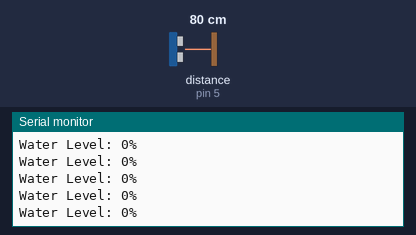
A sketch run on a simulated Arduino Uno, built with avr-gcc and run on an emulated ATmega328P. Shown: the last lines printed to the serial monitor. Wiring (inferred from the names in the program): ultrasonic range finder: trigger pin 4; echo pin 5. The test bench sets the inputs (shaded band); at power-on: distance to the obstacle (sensor on pin 5) 80 cm. The echo pulse lasts 58.3 µs per cm; no radio packets arrive unless stated.

Above: at 1.2 s.
1.3 s: distance to the obstacle (sensor on pin 5) set to 2 cm
At 1.52 s:
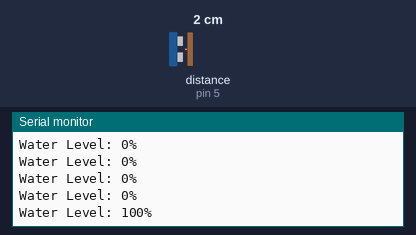
4.3 s: distance to the obstacle (sensor on pin 5) set to 4 cm
At 4.43 s:
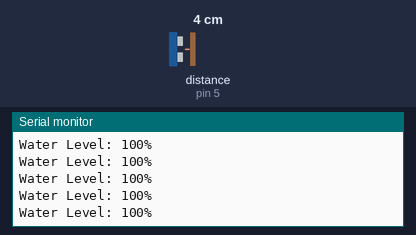
5.8 s: distance to the obstacle (sensor on pin 5) set to 299 cm
At 5.89 s:
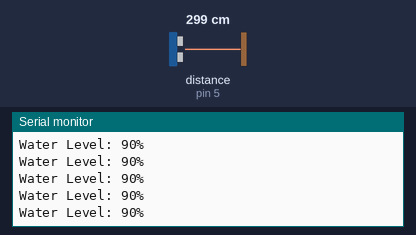
8.8 s: distance to the obstacle (sensor on pin 5) set to 97 cm
At 8.93 s:
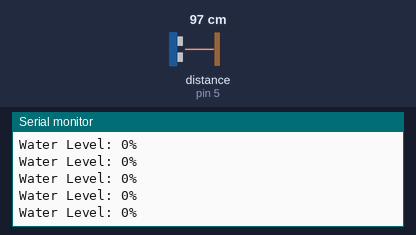
Timing chart, 0 to 11.8 s (numbered marks = the images above; inputs shaded):
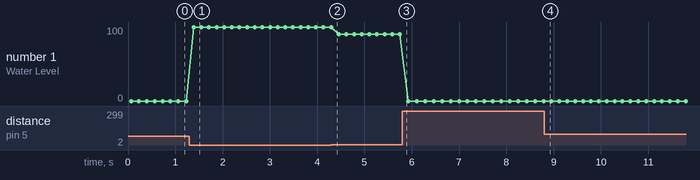

The sketch:

transmitter.ino
```cpp
#include <RH_ASK.h>
#include <SPI.h>

#define TRIG_PIN 4
#define ECHO_PIN 5
#define TANK_HEIGHT 10
#define SENSOR_OFFSET 2

RH_ASK driver(2000, 2, 2, 0);

void setup()
{
    Serial.begin(9600);
    if (!driver.init())
    {
        Serial.println("RF initialization failed!");
        while (1)
            ;
    }
    pinMode(TRIG_PIN, OUTPUT);
    pinMode(ECHO_PIN, INPUT);
}

void loop()
{
    // Measure distance using SR04
    digitalWrite(TRIG_PIN, LOW);
    delayMicroseconds(2);
    digitalWrite(TRIG_PIN, HIGH);
    delayMicroseconds(10);
    digitalWrite(TRIG_PIN, LOW);
    long duration = pulseIn(ECHO_PIN, HIGH);
    int distance = duration * 0.034 / 2;

    int waterLevel = TANK_HEIGHT - distance + SENSOR_OFFSET;
    int waterLevelPercentage = (waterLevel * 100) / TANK_HEIGHT;
    if (waterLevelPercentage > 100)
        waterLevelPercentage = 100;
    if (waterLevelPercentage < 0)
        waterLevelPercentage = 0;

    char data[20];
    sprintf(data, "%d", waterLevelPercentage);

    driver.send((uint8_t *)data, strlen(data));
    driver.waitPacketSent();

    Serial.print("Water Level: ");
    Serial.print(waterLevelPercentage);
    Serial.println("%");

    delay(100);
}
```

Measured:
- after the input at 1.3 s, the serial monitor: prints a new line after 0.09 s (image 1)
- plotted number 1: 0 → 100 after the input at 1.3 s, 100 → 90 after the input at 4.3 s, 90 → 0 after the input at 5.8 s
